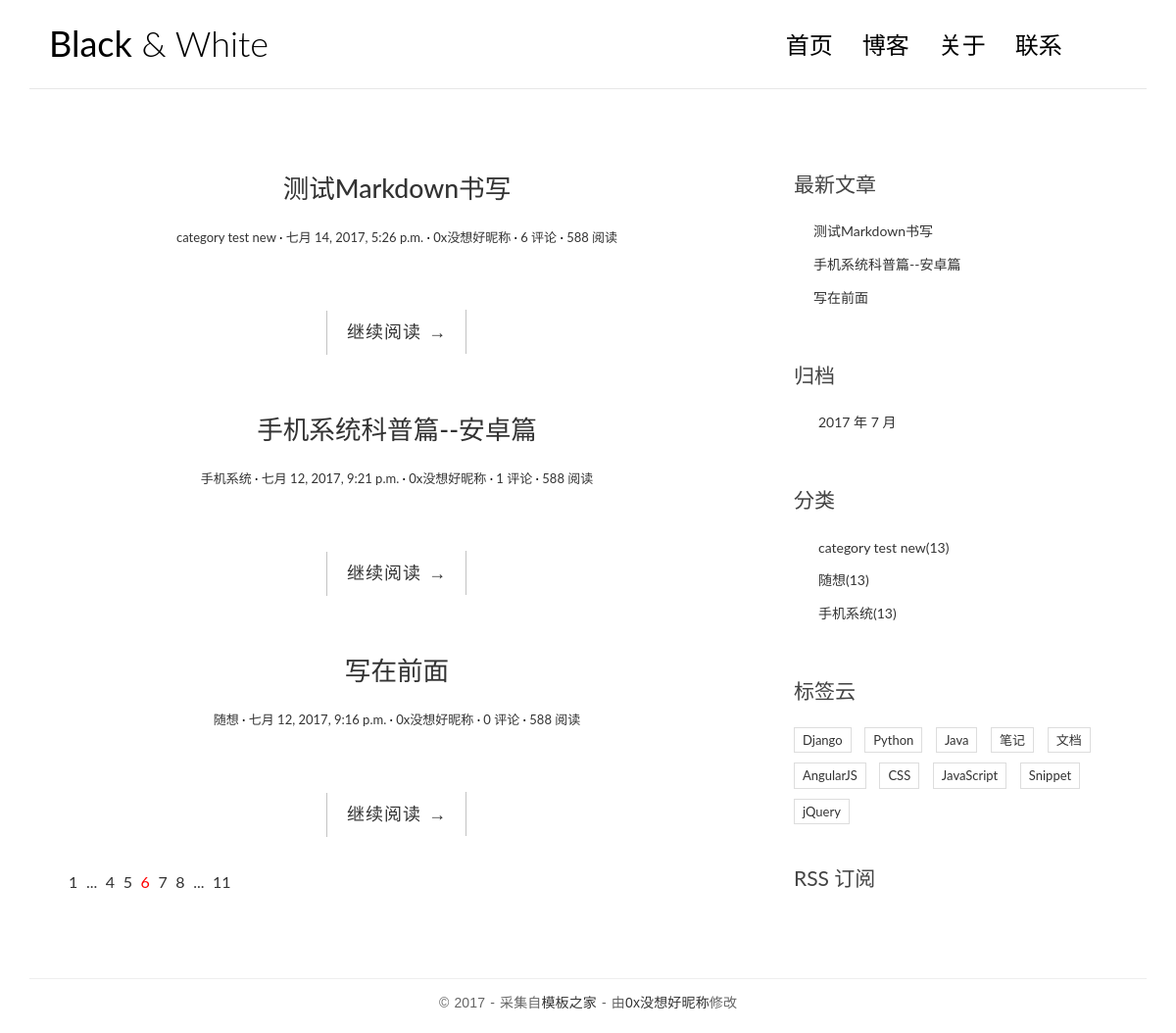
The page / on the database its author committed.
### blog/models.py (models this page shows, shortened)
@python_2_unicode_compatible
class Post(models.Model):
    title = models.CharField(max_length=70)
    body = models.TextField()
    created_time = models.DateTimeField()
    modified_time = models.DateTimeField()
    excerpt = models.CharField(max_length=200,blank=True)
    category = models.ForeignKey(Category)
    tags = models.ManyToManyField(Tag,blank=True)
    author = models.ForeignKey(User)
    def get_absolute_url(self):
        return reverse('blog:detail', kwargs={'pk':self.pk})
    class Meta:
        ordering = ['-created_time']

@python_2_unicode_compatible
class Category(models.Model):
    name = models.CharField(max_length=100)

### blog/views.py (the view)
# urls.py: url(r'^$', views.index, name='index'),
def index(request):
    post_list = Post.objects.all()
    return render(request, 'blog/index.html', context={'post_list':post_list})

### blog/templatetags/blog_tags.py (called while the page is built)
@register.simple_tag
def get_recent_posts(num=5):
    return Post.objects.all()[:num]

@register.simple_tag
def archives():
    return Post.objects.dates('created_time', 'month', order='DESC')

@register.simple_tag
def get_categories():
    return Category.objects.all()

### templates/blog/index.html (shortened to what this page needs)
{% extends 'base.html' %}
{% load staticfiles %}
{% block main %}
            {% for post in post_list %}
                <article class="post post-{{post.pk}}">
                    <header class="entry-header">
                        <h1 class="entry-title">
                            <a href="{{post.get_absolute_url}}">{{post.title}}</a>
                        </h1>
                        <div class="entry-meta">
                            <span class="post-category">
                                <a href="{% url 'blog:category' post.category.pk %}">{{post.category.name}}</a></span>
                            <span class="post-date"><a href="#"><time class="entry-date"
                                                                      datetime="{{post.created_time}}">{{post.created_time}}</time></a></span>
                            <span class="post-author"><a href="#">{{post.author}}</a></span>
                            <span class="comments-link">
                                <a href="{{post.get_absolute_url}}#comment-area">{{post.comment_set.count}} 评论</a></span>
                            <span class="views-count"><a href="{{post.get_absolute_url}}">588 阅读</a></span>
                        </div>
                    </header>
                    <div class="entry-content clearfix">
                        <div class="read-more cl-effect-14">
                            <a href="{{post.get_absolute_url}}" class="more-link">继续阅读 <span class="meta-nav">→</span></a>
                        </div>
                    </div>
                </article>
                {% empty %}
                    <div class="no-post">暂时还没有发布文章!</div>
                {% endfor %}
                <div class="pagination">
                    <ul>
                        <li><a href="">1</a></li>
                        <li><a href="">...</a></li>
                        <li><a href="">4</a></li>
                        <li><a href="">5</a></li>
                        <li class="current"><a href="">6</a></li>
                        <li><a href="">7</a></li>
                        <li><a href="">8</a></li>
                        <li><a href="">...</a></li>
                        <li><a href="">11</a></li>
                    </ul>
                </div>
{% endblock main %}

### templates/base.html (shortened to what this page needs)
{%load staticfiles%}
{%load blog_tags%}
<!DOCTYPE html>
<html>
<head>
    <link rel="stylesheet" href="{% static 'blog/css/bootstrap.min.css' %}">
    <link rel="stylesheet" href="http://code.ionicframework.com/ionicons/2.0.1/css/ionicons.min.css">
    <link rel="stylesheet" href="{% static 'blog/css/pace.css' %}">
    <link rel="stylesheet" href="{% static 'blog/css/custom.css' %}">
    <link rel="stylesheet" href="{% static 'blog/css/highlights/github.css' %}">
</head>
<body>
<div class="container">
    <header id="site-header">
        <div class="row">
            <div class="col-md-4 col-sm-5 col-xs-8">
                <div class="logo">
                    <h1><a href="{% url 'blog:index' %}"><b>Black</b> &amp; White</a></h1>
                </div>
            </div>
            <div class="col-md-8 col-sm-7 col-xs-4">
                <nav class="main-nav" role="navigation">
                    <div class="collapse navbar-collapse" id="bs-example-navbar-collapse-1">
                        <ul class="nav navbar-nav navbar-right">
                            <li class="cl-effect-11"><a href="{% url 'blog:index' %}" data-hover="首页">首页</a></li>
                            <li class="cl-effect-11"><a href="#" data-hover="博客">博客</a></li>
                            <li class="cl-effect-11"><a href="#" data-hover="关于">关于</a></li>
                            <li class="cl-effect-11"><a href="#" data-hover="联系">联系</a></li>
                        </ul>
                    </div>
                </nav>
            </div>
        </div>
    </header>
</div>
<div class="content-body">
    <div class="container">
        <div class="row">
            <main class="col-md-8">
                {% block main %}
                {% endblock main %}
            </main>
            <aside class="col-md-4">
                <div class="widget widget-recent-posts">
                    <h3 class="widget-title">最新文章</h3>
                    {% get_recent_posts as recent_post_list %}
                    <ul>
                        {% for post in recent_post_list %}
                        <li>
                            <a href="{{post.get_absolute_url}}">{{post.title}}</a>
                        </li>
                        {% empty %}
                        暂无文章!
                        {% endfor %}
                    </ul>
                </div>
                <div class="widget widget-archives">
                    <h3 class="widget-title">归档</h3>
                    {% archives as date_list %}
                    <ul>
                        {% for date in date_list %}
                        <li>
                            <a href="{% url 'blog:archives' date.year date.month %}">{{date.year}} 年 {{date.month}} 月 </a>
                        </li>
                        {% empty %}
                        暂无归档!
                        {% endfor %}
                    </ul>
                </div>
                <div class="widget widget-category">
                    <h3 class="widget-title">分类</h3>
                    {% get_categories as category_list %}
                    <ul>
                        {% for category in category_list %}
                        <li>
                            <a href="{% url 'blog:category' category.pk %}">{{category.name}}<span class="post-count">(13)</span></a>
                        </li>
                        {% empty %}
                        暂无分类!
                        {% endfor %}
                    </ul>
                </div>
                <div class="widget widget-tag-cloud">
                    <h3 class="widget-title">标签云</h3>
                    <ul>
                        <li>
                            <a href="#">Django</a>
                        </li>
                        <li>
                            <a href="#">Python</a>
                        </li>
                        <li>
                            <a href="#">Java</a>
                        </li>
                        <li>
                            <a href="#">笔记</a>
                        </li>
                        <li>
                            <a href="#">文档</a>
                        </li>
                        <li>
                            <a href="#">AngularJS</a>
                        </li>
                        <li>
                            <a href="#">CSS</a>
                        </li>
                        <li>
                            <a href="#">JavaScript</a>
                        </li>
                        <li>
                            <a href="#">Snippet</a>
                        </li>
                        <li>
                            <a href="#">jQuery</a>
                        </li>
                    </ul>
                </div>
                <div class="rss">
                    <a href=""> RSS 订阅</a>
                </div>
            </aside>
        </div>
    </div>
</div>
<footer id="site-footer">
    <div class="container">
        <div class="row">
            <div class="col-md-12">
                <p class="copyright">&copy 2017 - 采集自<a href="http://www.cssmoban.com/"
                                                        target="_blank" title="模板之家">模板之家</a>
                    - 由<a href="http://zmrenwu.com/" title="网页模板" target="_blank">0x没想好昵称</a>修改
                </p>
            </div>
        </div>
    </div>
</footer>
</body>
</html>

### blog/static/blog/css/custom.css (style rules this page uses)
* { outline: none; }
h1, h2, h3, h4, h5, h6 { margin-top: 0; }
b { font-weight: 400; }
a { color: #333; }
body { color: #444; font-family: 'Lato', sans-serif; }
p { font-family: 'Ubuntu', sans-serif; font-weight: 400; word-spacing: 1px; letter-spacing: 0.01em; }
#site-header { background-color: #FFF; padding: 25px 20px; margin-bottom: 40px; border-bottom: 1px solid #e7e7e7; }
.logo h1 a { color: #000; }
.logo h1 { margin: 0; font-family: 'Lato', sans-serif; font-weight: 300; }
.main-nav { margin-top: 11px; max-width: 95%; }
.main-nav a { color: #000000 !important; padding: 0 0 5px 0 !important; margin-right: 30px; font-family: 'Lato', sans-serif; font-weight: 300; font-size: 24px; }
.cl-effect-11 a { padding: 10px 0; color: #0972b4; text-shadow: none; }
.cl-effect-11 a::before { position: absolute; top: 0; left: 0; overflow: hidden; padding: 0 0 5px 0 !important; max-width: 0; border-bottom: 1px solid #000; color: #000; content: attr(data-hover); white-space: nowrap; -webkit-transition: max-width 0.5s; -moz-transition: max-width 0.5s; transition: max-width 0.5s; }
.content-body { padding-bottom: 4em; }
.post { background: #fff; padding: 30px 30px 0; }
.entry-title { text-align: center; font-size: 1.9em; margin-bottom: 20px; line-height: 1.6; padding: 10px 20px 0; }
.entry-meta { text-align: center; color: #DDDDDD; font-size: 13px; margin-bottom: 30px; }
.entry-content { font-size: 18px; line-height: 1.9; font-weight: 300; color: #000; }
.post-category::after, .post-date::after, .post-author::after, .comments-link::after { content: ' ·'; color: #000; }
.read-more { font-family: 'Ubuntu', sans-serif; font-weight: 400; word-spacing: 1px; letter-spacing: 0.01em; text-align: center; margin-top: 20px; }
.cl-effect-14 a { padding: 0 20px; height: 45px; line-height: 45px; position: relative; display: inline-block; margin: 15px 25px; letter-spacing: 1px; font-weight: 400; text-shadow: 0 0 1px rgba(255, 255, 255, 0.3); }
.cl-effect-14 a::before, .cl-effect-14 a::after { position: absolute; width: 45px; height: 1px; background: #C3C3C3; content: ''; -webkit-transition: all 0.3s; -moz-transition: all 0.3s; transition: all 0.3s; pointer-events: none; }
.cl-effect-14 a::before { top: 0; left: 0; -webkit-transform: rotate(90deg); -moz-transform: rotate(90deg); transform: rotate(90deg); -webkit-transform-origin: 0 0; -moz-transform-origin: 0 0; transform-origin: 0 0; }
.cl-effect-14 a::after { right: 0; bottom: 0; -webkit-transform: rotate(90deg); -moz-transform: rotate(90deg); transform: rotate(90deg); -webkit-transform-origin: 100% 0; -moz-transform-origin: 100% 0; transform-origin: 100% 0; }
.widget { background: #fff; padding: 30px 0 0; }
.widget-title { font-size: 1.5em; margin-bottom: 20px; line-height: 1.6; padding: 10px 0 0; font-weight: 400; }
.widget-recent-posts ul { padding: 0; margin: 0; padding-left: 20px; }
.widget-recent-posts ul li { list-style-type: none; position: relative; line-height: 170%; margin-bottom: 10px; }
.widget-recent-posts ul li::before { content: '\f3d3'; font-family: "Ionicons"; position: absolute; left: -17px; top: 3px; font-size: 16px; color: #000; }
.widget-archives ul { padding: 0; margin: 0; padding-left: 25px; }
.widget-archives ul li { list-style-type: none; position: relative; line-height: 170%; margin-bottom: 10px; }
.widget-archives ul li::before { content: '\f3f3'; font-family: "Ionicons"; position: absolute; left: -25px; top: 1px; font-size: 16px; color: #000; }
.widget-category ul { padding: 0; margin: 0; padding-left: 25px; }
.widget-category ul li { list-style-type: none; position: relative; line-height: 170%; margin-bottom: 10px; }
.widget-category ul li::before { content: '\f3fe'; font-family: "Ionicons"; position: absolute; left: -25px; top: 1px; font-size: 18px; color: #000; }
.widget-tag-cloud ul { padding: 0; margin: 0; margin-right: -10px; }
.widget-tag-cloud ul li { list-style-type: none; font-size: 13px; display: inline-block; margin-right: 10px; margin-bottom: 10px; padding: 3px 8px; border: 1px solid #ddd; }
.rss { font-size: 21px; margin-top: 30px; }
.rss a { color: #444; }
#site-footer { padding-top: 10px; padding: 0 0 1.5em 0; }
.copyright { text-align: center; padding-top: 1em; margin: 0; border-top: 1px solid #eee; color: #666; }
.pagination ul { list-style: none; }
.pagination ul li { display: inline-block; font-size: 16px; margin-right: 5px; }
.current a { color: red; }

### rows shown on the page
Post: title "测试Markdown书写", category.name "category test new", created_time "七月 14, 2017, 5:26 p.m.", author "0x没想好昵称", comment_set.count "6"
Post: title "手机系统科普篇--安卓篇", category.name "手机系统", created_time "七月 12, 2017, 9:21 p.m.", author "0x没想好昵称", comment_set.count "1"
Post: title "写在前面", category.name "随想", created_time "七月 12, 2017, 9:16 p.m.", author "0x没想好昵称", comment_set.count "0"
Category: name "category test new"
Category: name "随想"
Category: name "手机系统"

### other values the page prints
{{ date.year }} "2017"
{{ date.month }} "7"
